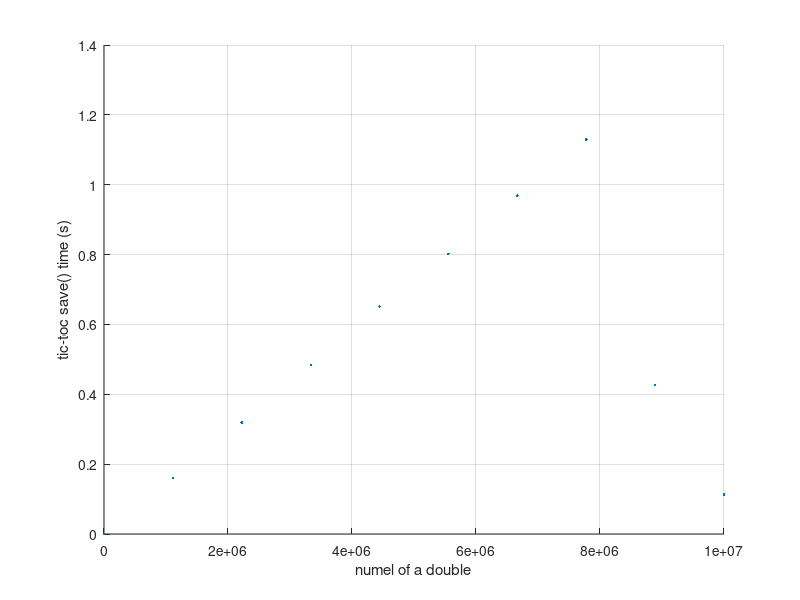

MATLAB code to generate this figure:
function benchWriteMatFiles
% Time how .mat file overwriting time depends on double variable size.
%
% With Matlab 7.11.0.584 (R2010b) on a MACI64, overwrite time was quite
% linear.  This is not surprising.

filename = 'benchMat.mat';
d = [];
save(filename, 'd');

sizes = floor(linspace(0, 1e7, 10));
n = numel(sizes);
times = zeros(1,n);
for ii = [1 1:n]
    clear('d');
    d = zeros(1,sizes(ii));
    tic;
    save(filename, 'd', '-append');
    times(ii) = toc;
    sizes(ii) = numel(d);
end

f = figure(543);
clf(f)
ax = axes( ...
    'Parent', f, ...
    'XLim', [min(sizes)-1, max(sizes) + 1], ...
    'XGrid', 'on', ...
    'YGrid', 'on');
xlabel(ax, 'numel of a double');
ylabel(ax, 'tic-toc save() time (s)');
line(sizes, times, ...
    'Parent', ax, ...
    'LineStyle', 'none', ...
    'Marker', '.');

delete(filename)